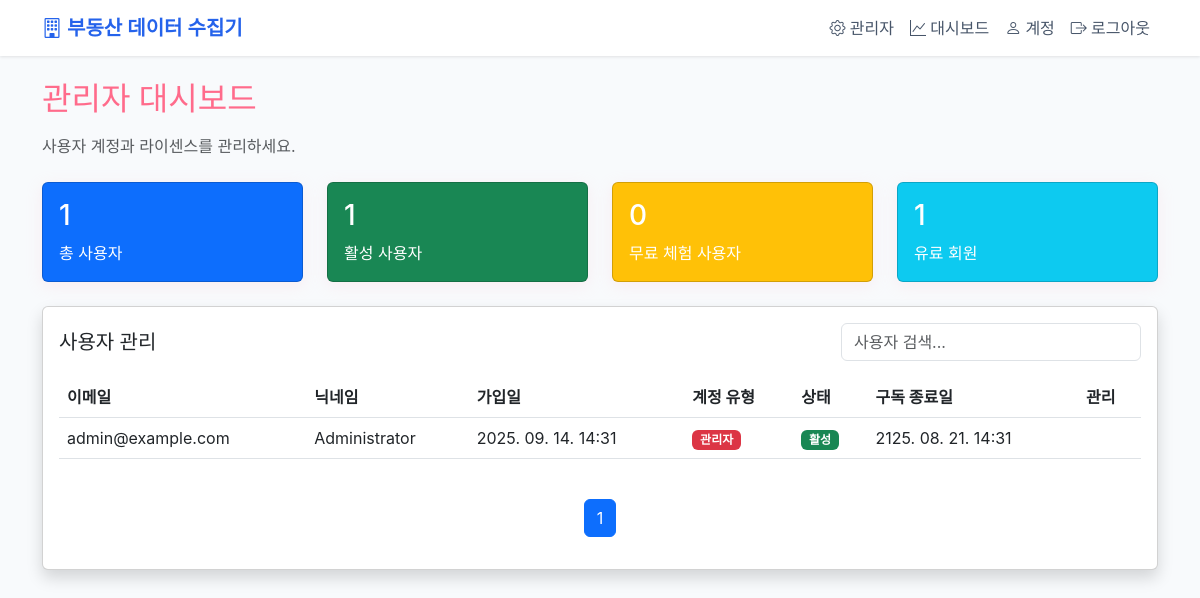
The page /admin (signed in) on the database its author committed.
### models.py (models this page shows, shortened)
class User(UserMixin, db.Model):
    id = db.Column(db.Integer, primary_key=True)
    username = db.Column(db.String(80), unique=True, nullable=False)
    email = db.Column(db.String(120), unique=True, nullable=False)
    password = db.Column(db.String(128))  # Changed from password_hash
    is_admin = db.Column(db.Boolean, default=False)
    is_premium = db.Column(db.Boolean, default=False)
    created_at = db.Column(db.DateTime, default=datetime.utcnow)
    subscription_expiry = db.Column(db.DateTime)
    last_login = db.Column(db.DateTime)
    account_status = db.Column(db.String(20), default='활성')  # 활성, 휴면, 정지
    searches = db.relationship('Search', backref='user', lazy=True)

### app.py (the view)
@app.route('/admin')
@admin_required
def admin_dashboard():
    page = request.args.get('page', 1, type=int)
    users = User.query.paginate(page=page, per_page=10)
    total_users = User.query.count()
    active_users = User.query.filter_by(account_status='활성').count()
    trial_users = User.query.filter_by(is_premium=False).count()
    premium_users = User.query.filter_by(is_premium=True).count()
    return render_template('admin_dashboard.html',
                         users=users,
                         total_users=total_users,
                         active_users=active_users,
                         trial_users=trial_users,
                         premium_users=premium_users)

### app.py (called while the page is built)
@login_manager.user_loader
def load_user(user_id):
    return User.query.get(int(user_id))

def admin_required(f):
    @wraps(f)
    @login_required
    def decorated_function(*args, **kwargs):
        if not current_user.is_admin:
            flash('관리자 권한이 필요합니다.', 'danger')
            return redirect(url_for('index'))
        return f(*args, **kwargs)
    return decorated_function

### templates/admin_dashboard.html (shortened to what this page needs)
{% extends "base.html" %}
{% block content %}
<div class="container">
    <div class="row">
        <div class="col-md-12">
            <div class="dashboard-header mb-4">
                <h2 class="mb-3" style="color: #FF6B8B;">
                     관리자 대시보드
                </h2>
                <p class="text-muted">사용자 계정과 라이센스를 관리하세요.</p>
            </div>
        </div>
    </div>
    <div class="row mb-4">
        <div class="col-md-3">
            <div class="card bg-primary text-white">
                <div class="card-body">
                    <h3>{{ total_users }}</h3>
                    <p class="mb-0">총 사용자</p>
                </div>
            </div>
        </div>
        <div class="col-md-3">
            <div class="card bg-success text-white">
                <div class="card-body">
                    <h3>{{ active_users }}</h3>
                    <p class="mb-0">활성 사용자</p>
                </div>
            </div>
        </div>
        <div class="col-md-3">
            <div class="card bg-warning text-white">
                <div class="card-body">
                    <h3>{{ trial_users }}</h3>
                    <p class="mb-0">무료 체험 사용자</p>
                </div>
            </div>
        </div>
        <div class="col-md-3">
            <div class="card bg-info text-white">
                <div class="card-body">
                    <h3>{{ premium_users }}</h3>
                    <p class="mb-0">유료 회원</p>
                </div>
            </div>
        </div>
    </div>
    <div class="card shadow">
        <div class="card-body">
            <div class="d-flex justify-content-between align-items-center mb-3">
                <h5 class="card-title mb-0">사용자 관리</h5>
                <div class="search-box">
                    <input type="text" id="userSearch" class="form-control" placeholder="사용자 검색...">
                </div>
            </div>
            <div class="table-responsive">
                <table class="table">
                    <thead>
                        <tr>
                            <th>이메일</th>
                            <th>닉네임</th>
                            <th>가입일</th>
                            <th>계정 유형</th>
                            <th>상태</th>
                            <th>구독 종료일</th>
                            <th>관리</th>
                        </tr>
                    </thead>
                    <tbody>
                        {% for user in users.items %}
                        <tr>
                            <td>{{ user.email }}</td>
                            <td>{{ user.username }}</td>
                            <td>{{ user.created_at.strftime('%Y. %m. %d. %H:%M') }}</td>
                            <td>
                                {% if user.is_admin %}
                                    <span class="badge bg-danger">관리자</span>
                                {% elif user.is_premium %}
                                    <span class="badge bg-success">유료 회원</span>
                                {% else %}
                                    <span class="badge bg-warning text-dark">무료 체험</span>
                                {% endif %}
                            </td>
                            <td>
                                <span class="badge {% if user.account_status == '활성' %}bg-success{% else %}bg-secondary{% endif %}">
                                    {{ user.account_status }}
                                </span>
                            </td>
                            <td>{{ user.subscription_expiry.strftime('%Y. %m. %d. %H:%M') if user.subscription_expiry else '-' }}</td>
                            <td>
                            </td>
                        </tr>
                        {% endfor %}
                    </tbody>
                </table>
            </div>
            <nav aria-label="Page navigation" class="mt-4">
                <ul class="pagination justify-content-center">
                    <li class="page-item active">
                        <span class="page-link">{{ users.page }}</span>
                    </li>
                </ul>
            </nav>
        </div>
    </div>
</div>
{% endblock %}

### templates/base.html (shortened to what this page needs)
<!DOCTYPE html>
<html lang="ko">
<head>
    <link href="https://cdn.jsdelivr.net/npm/bootstrap@5.3.0/dist/css/bootstrap.min.css" rel="stylesheet">
    <link href="https://cdn.jsdelivr.net/npm/bootstrap-icons@1.11.0/font/bootstrap-icons.css" rel="stylesheet">
</head>
<body>
    <nav class="navbar navbar-expand-lg">
        <div class="container">
            <a class="navbar-brand" href="{{ url_for('index') }}">
                <i class="bi bi-building"></i> 부동산 데이터 수집기
            </a>
            <div class="collapse navbar-collapse" id="navbarNav">
                <ul class="navbar-nav ms-auto">
                    {% if current_user.is_authenticated %}
                        {% if current_user.is_admin %}
                        <li class="nav-item">
                            <a class="nav-link" href="{{ url_for('admin_dashboard') }}">
                                <i class="bi bi-gear"></i> 관리자
                            </a>
                        </li>
                        {% endif %}
                        <li class="nav-item">
                            <a class="nav-link" href="{{ url_for('dashboard') }}">
                                <i class="bi bi-graph-up"></i> 대시보드
                            </a>
                        </li>
                        <li class="nav-item">
                            <a class="nav-link" href="{{ url_for('account') }}">
                                <i class="bi bi-person"></i> 계정
                            </a>
                        </li>
                        <li class="nav-item">
                            <a class="nav-link" href="{{ url_for('logout') }}">
                                <i class="bi bi-box-arrow-right"></i> 로그아웃
                            </a>
                        </li>
                    {% endif %}
                </ul>
            </div>
        </div>
    </nav>
    <main class="py-4">
        {% block content %}{% endblock %}
    </main>
</body>
</html>

### templates/base.html (style rules this page uses)
:root { --primary-color: #2563eb; --secondary-color: #475569; --accent-color: #3b82f6; --background-color: #f8fafc; --text-color: #1e293b; }
body { font-family: -apple-system, BlinkMacSystemFont, "Segoe UI", Roboto, "Helvetica Neue", Arial, sans-serif; background-color: var(--background-color); color: var(--text-color); }
.navbar { background-color: white; box-shadow: 0 1px 3px rgba(0, 0, 0, 0.1); }
.navbar-brand { font-weight: 600; color: var(--primary-color) !important; }
.nav-link { color: var(--secondary-color) !important; font-weight: 500; transition: color 0.2s ease; }
.card { transition: transform 0.2s ease, box-shadow 0.2s ease; }
.table { --bs-table-hover-bg: rgba(37, 99, 235, 0.05); }

### templates/admin_dashboard.html (style rules this page uses)
.card { box-shadow: 0 4px 15px rgba(255, 209, 220, 0.3); }
.search-box { width: 300px; }

### rows shown on the page
User: email "admin@example.com", username "Administrator", created_at "2025. 09. 14. 14:31", is_admin "관리자", account_status "활성", subscription_expiry "2125. 08. 21. 14:31"

### other values the page prints
{{ total_users }} "1"
{{ active_users }} "1"
{{ trial_users }} "0"
{{ premium_users }} "1"
{{ users.page }} "1"
